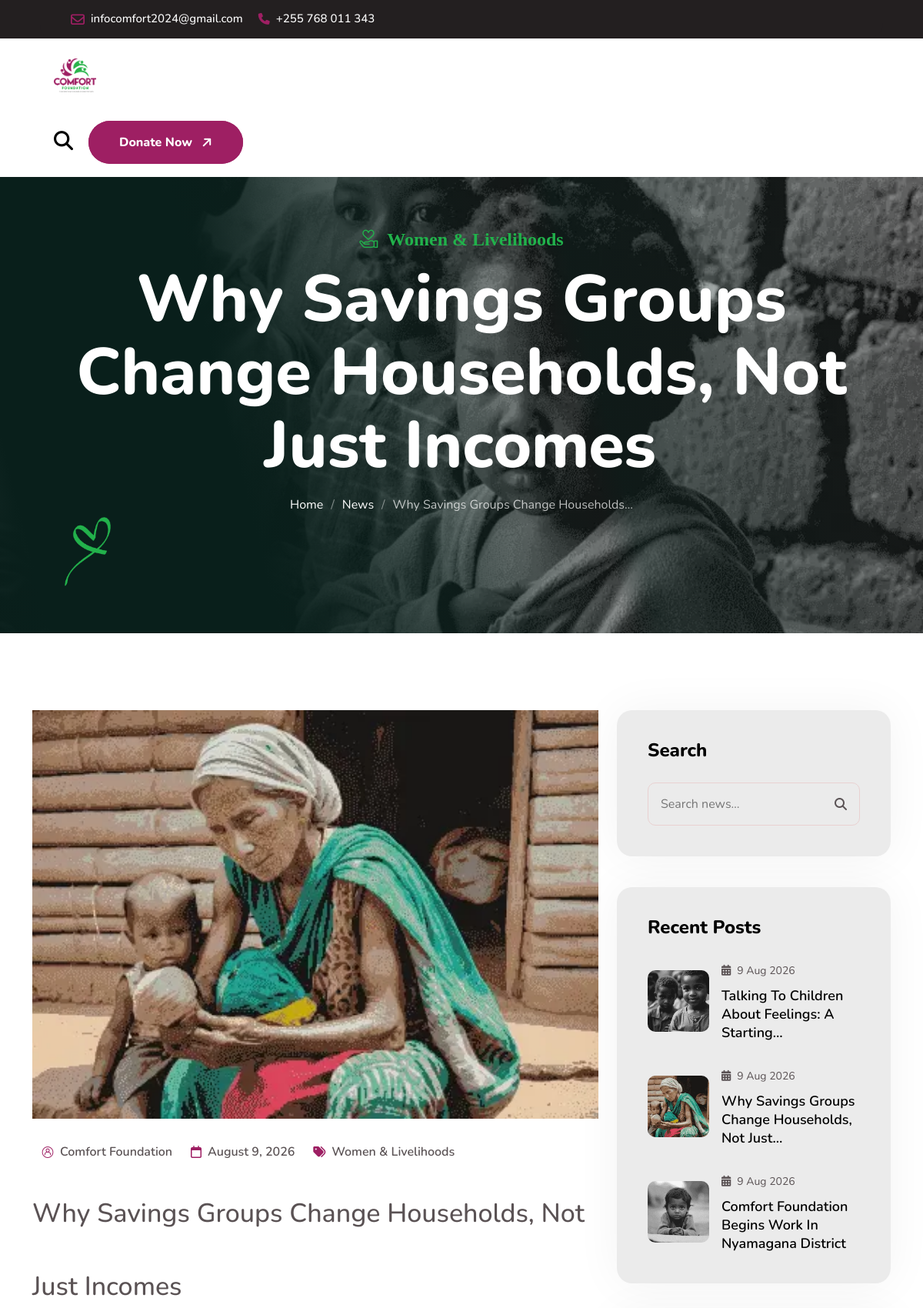
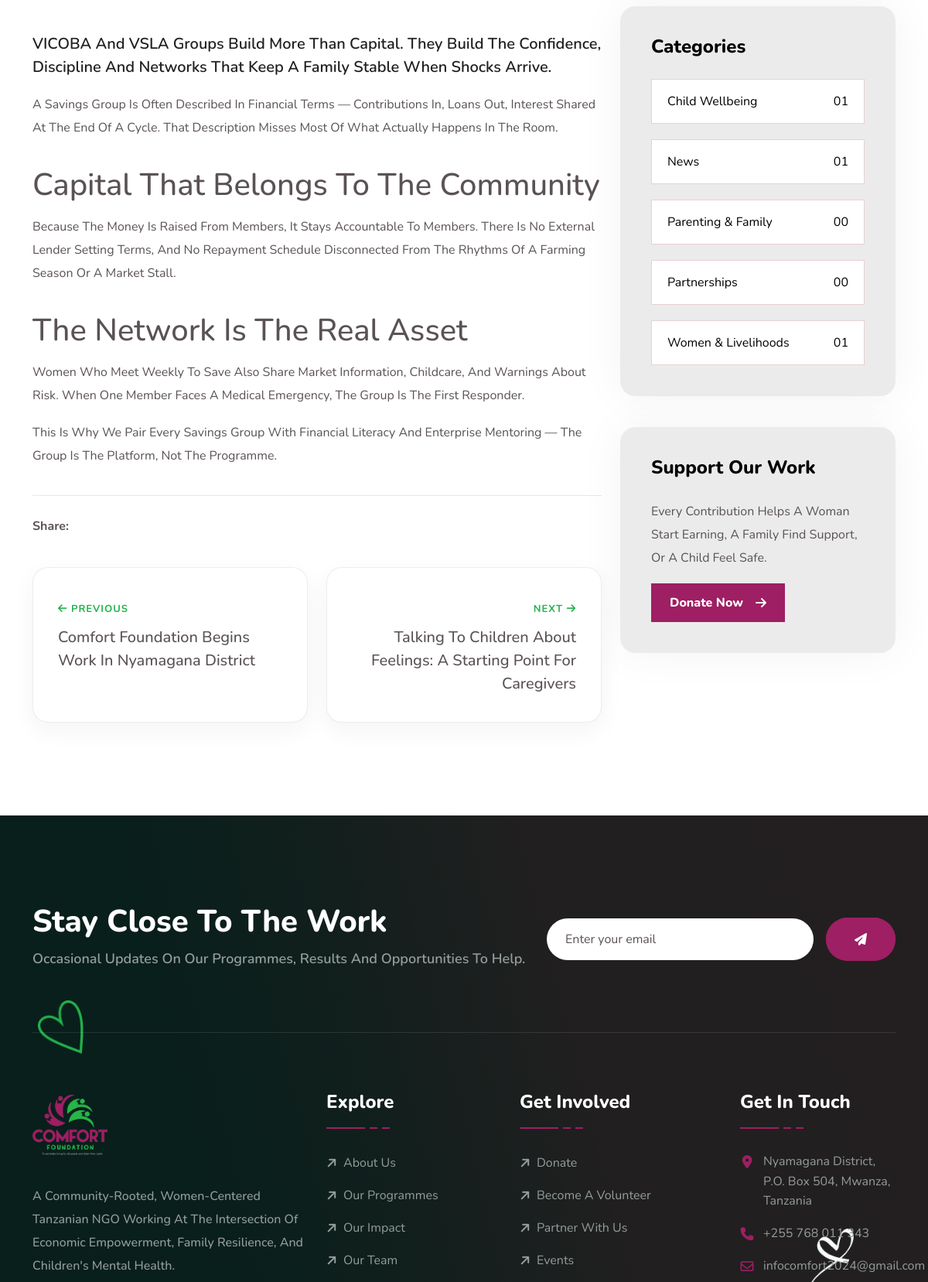
The page /news/why-savings-groups-change-households (signed in, upper part) on the database its author committed (2 pictures, top to bottom).
### tables this page shows
CREATE TABLE IF NOT EXISTS `posts` (
  `id`           INT UNSIGNED NOT NULL AUTO_INCREMENT,
  `slug`         VARCHAR(190) NOT NULL,
  `title`        VARCHAR(220) NOT NULL,
  `category_id`  INT UNSIGNED NULL,
  `author`       VARCHAR(120) NOT NULL DEFAULT 'Comfort Foundation',
  `excerpt`      TEXT         NULL,
  `body`         MEDIUMTEXT   NULL,
  `image`        VARCHAR(255) NULL,
  `published_at` DATE         NULL,
  `is_published` TINYINT(1)   NOT NULL DEFAULT 1,
  `views`        INT UNSIGNED NOT NULL DEFAULT 0,
  `created_at`   DATETIME     NOT NULL DEFAULT CURRENT_TIMESTAMP,
  `updated_at`   DATETIME     NOT NULL DEFAULT CURRENT_TIMESTAMP ON UPDATE CURRENT_TIMESTAMP,
  PRIMARY KEY (`id`),
  UNIQUE KEY `uq_posts_slug` (`slug`),
  KEY `ix_posts_pub` (`is_published`,`published_at`),
  KEY `ix_posts_cat` (`category_id`),
  CONSTRAINT `fk_posts_category` FOREIGN KEY (`category_id`) REFERENCES `categories`(`id`) ON DELETE SET NULL
);

CREATE TABLE IF NOT EXISTS `categories` (
  `id`   INT UNSIGNED NOT NULL AUTO_INCREMENT,
  `slug` VARCHAR(160) NOT NULL,
  `name` VARCHAR(120) NOT NULL,
  PRIMARY KEY (`id`),
  UNIQUE KEY `uq_categories_slug` (`slug`)
);

### app/views/pages/news-detail.php (the view, shortened to what the rows shown need)
<?php
$nb    = post_neighbours((int) $post['id'], $post['published_at']);
?>
<?php partial('page-banner', [
    'heading' => $post['title'],
    'eyebrow' => $post['category_name'] ?? 'News',
    'crumbs'  => ['News' => 'news', excerpt($post['title'], 40) => null],
]); ?>
<section class="blog blog-main cm-details" style="padding:100px 0;">
    <div class="container">
        <div class="row gutter-40">
            <div class="col-12 col-xl-8">
                <article data-aos="fade-up" data-aos-duration="1000">
                    <?= img($post['image'], ['alt' => $post['title'], 'class' => 'w-100']) ?>
                    <div class="blog__single-meta" style="margin:28px 0 18px;display:flex;gap:24px;flex-wrap:wrap;">
                        <p><i class="icon-user"></i> <?= e($post['author']) ?></p>
                        <p><i class="fa-regular fa-calendar"></i> <?= e(fmt_date($post['published_at'])) ?></p>
                        <?php if (!empty($post['category_name'])): ?>
                        <p><i class="fa-solid fa-tags"></i> <a href="<?= e(url('news/category/' . $post['category_slug'])) ?>"><?= e($post['category_name']) ?></a></p>
                        <?php endif; ?>
                    </div>
                    <h1 style="font-size:34px;margin-bottom:22px;"><?= e($post['title']) ?></h1>
                    <div class="cf-prose">
                        <?php if (!empty($post['excerpt'])): ?>
                        <p style="font-size:20px;font-weight:600;color:var(--cf-ink);"><?= e($post['excerpt']) ?></p>
                        <?php endif; ?>
                        <?= safe_html($post['body']) ?>
                    </div>
                    <div style="margin-top:36px;padding-top:26px;border-top:1px solid rgba(35,31,32,.1);display:flex;align-items:center;gap:16px;flex-wrap:wrap;">
                        <strong>Share:</strong>
                        <div class="social">
                        </div>
                    </div>
                </article>
                <?php if ($nb['prev'] || $nb['next']): ?>
                <div class="row gutter-30" style="margin-top:40px;">
                    <div class="col-12 col-md-6" style="margin-bottom:20px;">
                        <?php if ($nb['prev']): ?>
                        <a href="<?= e(url('news/' . $nb['prev']['slug'])) ?>" class="cf-pillar" style="display:block;">
                            <span style="font-size:13px;font-weight:700;color:var(--cf-green);text-transform:uppercase;letter-spacing:1px;"><i class="fa-solid fa-arrow-left"></i> Previous</span>
                            <h6 style="margin-top:10px;"><?= e(excerpt($nb['prev']['title'], 70)) ?></h6>
                        </a>
                        <?php endif; ?>
                    </div>
                    <div class="col-12 col-md-6" style="margin-bottom:20px;">
                        <?php if ($nb['next']): ?>
                        <a href="<?= e(url('news/' . $nb['next']['slug'])) ?>" class="cf-pillar cf-pillar--green" style="display:block;text-align:right;">
                            <span style="font-size:13px;font-weight:700;color:var(--cf-green);text-transform:uppercase;letter-spacing:1px;">Next <i class="fa-solid fa-arrow-right"></i></span>
                            <h6 style="margin-top:10px;"><?= e(excerpt($nb['next']['title'], 70)) ?></h6>
                        </a>
                        <?php endif; ?>
                    </div>
                </div>
                <?php endif; ?>
            </div>
            <div class="col-12 col-xl-4"><?php partial('news-sidebar'); ?></div>
        </div>
    </div>
</section>

### app/helpers.php (shortened to what the rows shown need)
<?php
function e($value): string
{
    return htmlspecialchars((string) $value, ENT_QUOTES | ENT_SUBSTITUTE, 'UTF-8');
}
function excerpt(?string $text, int $limit = 140, string $tail = '…'): string
{
    $text = trim(preg_replace('/\s+/u', ' ', strip_tags((string) $text)));
    if ($text === '' || mb_strlen($text) <= $limit) {
        return $text;
    }
    $cut = mb_substr($text, 0, $limit);
    $sp  = mb_strrpos($cut, ' ');
    if ($sp !== false && $sp > $limit * 0.6) {
        $cut = mb_substr($cut, 0, $sp);
    }
    return rtrim($cut, " ,.;:-") . $tail;
}
function safe_html(?string $html): string
{
    $allowed = '<p><br><strong><b><em><i><u><h2><h3><h4><h5><ul><ol><li>'
             . '<a><blockquote><img><figure><figcaption><hr><table><thead>'
             . '<tbody><tr><th><td><span>';
    $html = strip_tags((string) $html, $allowed);
    $html = preg_replace('/\son\w+\s*=\s*("[^"]*"|\'[^\']*\'|[^\s>]+)/i', '', $html) ?? '';
    $html = preg_replace('/(href|src)\s*=\s*("|\')\s*javascript:[^"\']*\2/i', '$1="#"', $html) ?? '';
    return $html;
}
function base_path(): string
{
    $configured = (string) ($GLOBALS['cf_config']['base_path'] ?? '');
    static $auto = null;
    if ($auto === null) {
        $dir = rtrim(str_replace('\\', '/', dirname((string) ($_SERVER['SCRIPT_NAME'] ?? ''))), '/');
        $auto = ($dir === '/' || $dir === '.') ? '' : $dir;
    }
    return $auto;
}
function url(string $path = ''): string
{
    $path = ltrim($path, '/');
    return base_path() . '/' . $path;
}
function abs_url(string $path = ''): string
{
    $site = rtrim((string) ($GLOBALS['cf_config']['site_url'] ?? ''), '/');
    return $site . url($path);
}
function media(?string $path, string $fallback = 'assets/images/blog/one.webp'): string
{
    $path = trim((string) $path);
    if ($path === '' || !is_file(CF_ROOT . '/' . ltrim($path, '/'))) {
        $path = $fallback;
    }
    return base_path() . '/' . ltrim($path, '/');
}
function img(?string $path, array $opts = []): string
{
    $src    = media($path, $opts['fallback'] ?? 'assets/images/blog/one.webp');
    $alt    = e($opts['alt'] ?? '');
    $class  = isset($opts['class']) ? ' class="' . e($opts['class']) . '"' : '';
    $lazy   = ($opts['lazy'] ?? true) ? ' loading="lazy" decoding="async"' : ' decoding="async" fetchpriority="high"';
    $w      = isset($opts['width'])  ? ' width="'  . (int) $opts['width']  . '"' : '';
    $h      = isset($opts['height']) ? ' height="' . (int) $opts['height'] . '"' : '';
    return '<img src="' . e($src) . '" alt="' . $alt . '"' . $class . $w . $h . $lazy . '>';
}
function fmt_date($date, string $format = 'F j, Y'): string
{
    try {
        return (new DateTimeImmutable((string) $date))->format($format);
    } catch (Throwable $e) {
        return '';
    }
}
function view(string $name, array $data = []): string
{
    $file = CF_APP . '/views/' . $name . '.php';
    extract($data, EXTR_SKIP);
    include $file;
    return (string) ob_get_clean();
}
function partial(string $name, array $data = []): void
{
    echo view('partials/' . $name, $data);
}
function render(string $page, array $data = []): void
{
    $data['content'] = view('pages/' . $page, $data);
    echo view('layouts/base', $data);
}

### app/views/partials/page-banner.php (shortened to what the rows shown need)
<?php
$heading = $heading ?? ($title ?? '');
$crumbs  = $crumbs  ?? [];
?>
<section class="common-banner">
    <div class="container">
        <div class="row">
            <div class="common-banner__content text-center">
                <?php if (!empty($eyebrow)): ?>
                <span class="sub-title"><i class="icon-donation"></i><?= e($eyebrow) ?></span>
                <?php endif; ?>
                <h1 class="title-animation"><?= e($heading) ?></h1>
                <?php if ($crumbs): ?>
                <nav aria-label="Breadcrumb">
                    <ul class="common-banner__crumbs">
                    </ul>
                </nav>
                <?php endif; ?>
            </div>
        </div>
    </div>
</section>

### app/views/partials/news-sidebar.php (shortened to what the rows shown need)
<div class="blog-main__sidebar">
    <div class="cm-details__sidebar">
        <?php $recent = posts(4); if ($recent): ?>
        <div class="cm-sidebar-widget" data-aos="fade-up" data-aos-duration="1000">
            <div class="cm-sidebar-post">
                <?php foreach ($recent as $r): ?>
                <div class="single-item">
                    <div class="thumb">
                        <a href="<?= e(url('news/' . $r['slug'])) ?>"><?= img($r['image'], ['alt' => $r['title'], 'width' => 90, 'height' => 90]) ?></a>
                    </div>
                    <div class="content">
                        <p><i class="fa-solid fa-calendar-days"></i> <span><?= e(fmt_date($r['published_at'], 'j M Y')) ?></span></p>
                        <p><a href="<?= e(url('news/' . $r['slug'])) ?>"><?= e(excerpt($r['title'], 52)) ?></a></p>
                    </div>
                </div>
                <?php endforeach; ?>
            </div>
        </div>
        <?php endif; ?>
        <?php $cats = categories_with_counts(); if ($cats): ?>
        <div class="cm-sidebar-widget" data-aos="fade-up" data-aos-duration="1000">
            <div class="cm-categories">
                <?php foreach ($cats as $c): ?>
                <a href="<?= e(url('news/category/' . $c['slug'])) ?>">
                    <span><?= e($c['name']) ?></span>
                    <span><?= str_pad((string) $c['total'], 2, '0', STR_PAD_LEFT) ?></span>
                </a>
                <?php endforeach; ?>
            </div>
        </div>
        <?php endif; ?>
    </div>
</div>

### rows shown on the page
posts: category.name "Women & Livelihoods", image (picture), author "Comfort Foundation", published_at "August 9, 2026", title "Why Savings Groups Change Households, Not Just Incomes", excerpt "VICOBA And VSLA Groups Build More Than Capital. They Build The Confidence, Discipline And Networks That Keep A Family Stable When Shocks Arrive.", body "A Savings Group Is Often Described In Financial Terms — Contributions In, Loans Out, Interest Shared At The End Of A Cycle. That Description Misses Most Of What Actually Happens In The Room. Capital That Belongs To The Community Because The Money Is Raised From Members, It Stays Accountable To Members. There Is No External Lender Setting Terms, And No Repayment Schedule Disconnected From The Rhythms Of A Farming Season Or A Market Stall. The Network Is The Real Asset Women Who Meet Weekly To Save Also Share Market Information, Childcare, And Warnings About Risk. When One Member Faces A Medical Emergency, The Group Is The First Responder. This Is Why We Pair Every Savings Group With…", published_at "9 Aug 2026", title "Why Savings Groups Change Households, Not Just…"
posts: title "Comfort Foundation Begins Work In Nyamagana District", image (picture), published_at "9 Aug 2026"
posts: title "Talking To Children About Feelings: A Starting Point For Caregivers", image (picture), published_at "9 Aug 2026", title "Talking To Children About Feelings: A Starting…"
categories: name "Child Wellbeing", total "01"
categories: name "News", total "01"
categories: name "Parenting & Family", total "00"
categories: name "Partnerships", total "00"
categories: name "Women & Livelihoods", total "01"

### other values the page prints
setting('contact_email') "infocomfort2024@gmail.com"
setting('contact_phone') "+255 768 011 343"
$label "News"
$label "Why Savings Groups Change Households…"
setting('site_short_intro') "A Community-Rooted, Women-Centered Tanzanian NGO Working At The Intersection Of Economic Empowerment, Family Resilience, And Children's Mental Health."
setting('contact_address') "Nyamagana District, P.O. Box 504, Mwanza, Tanzania"
